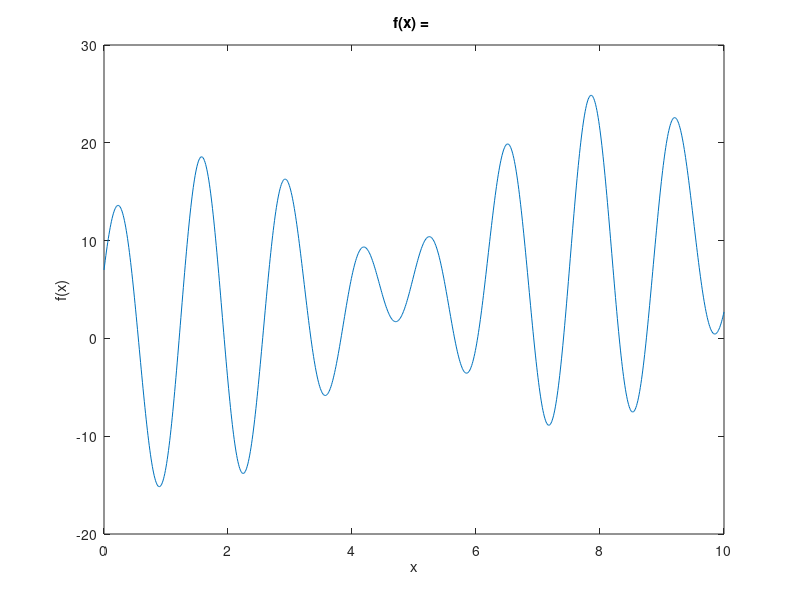

This figure's MATLAB source:
clear ;
close all;
clc;
x = 0:0.01:10;
y = x+10*sin(5*x)+7*cos(4*x);
plot(x,y)
xlabel('x');
ylabel('f(x)');
title('f(x) = ');
nn = 5;
randperm(nn)
